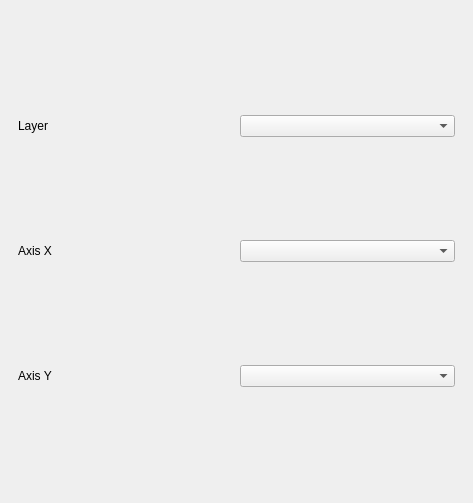
<?xml version="1.0" encoding="UTF-8"?>
<ui version="4.0">
 <class>ChartDockWidgetBase</class>
 <widget class="QDockWidget" name="ChartDockWidgetBase">
  <property name="geometry">
   <rect>
    <x>0</x>
    <y>0</y>
    <width>473</width>
    <height>503</height>
   </rect>
  </property>
  <property name="windowTitle">
   <string>chart</string>
  </property>
  <widget class="QWidget" name="dockWidgetContents">
   <layout class="QGridLayout" name="gridLayout">
    <item row="0" column="0">
     <widget class="QWidget" name="_main" native="true">
      <layout class="QVBoxLayout" name="verticalLayout">
       <item>
        <layout class="QHBoxLayout" name="horizontalLayout">
         <item>
          <widget class="QLabel" name="label">
           <property name="text">
            <string>Layer</string>
           </property>
          </widget>
         </item>
         <item>
          <widget class="QComboBox" name="_layers"/>
         </item>
        </layout>
       </item>
       <item>
        <layout class="QHBoxLayout" name="horizontalLayout_2">
         <item>
          <widget class="QLabel" name="label_2">
           <property name="text">
            <string>Axis X</string>
           </property>
          </widget>
         </item>
         <item>
          <widget class="QComboBox" name="_axisX"/>
         </item>
        </layout>
       </item>
       <item>
        <layout class="QHBoxLayout" name="horizontalLayout_3">
         <item>
          <widget class="QLabel" name="label_3">
           <property name="text">
            <string>Axis Y</string>
           </property>
          </widget>
         </item>
         <item>
          <widget class="QComboBox" name="_axisY"/>
         </item>
        </layout>
       </item>
      </layout>
     </widget>
    </item>
   </layout>
  </widget>
 </widget>
 <resources/>
 <connections/>
</ui>
